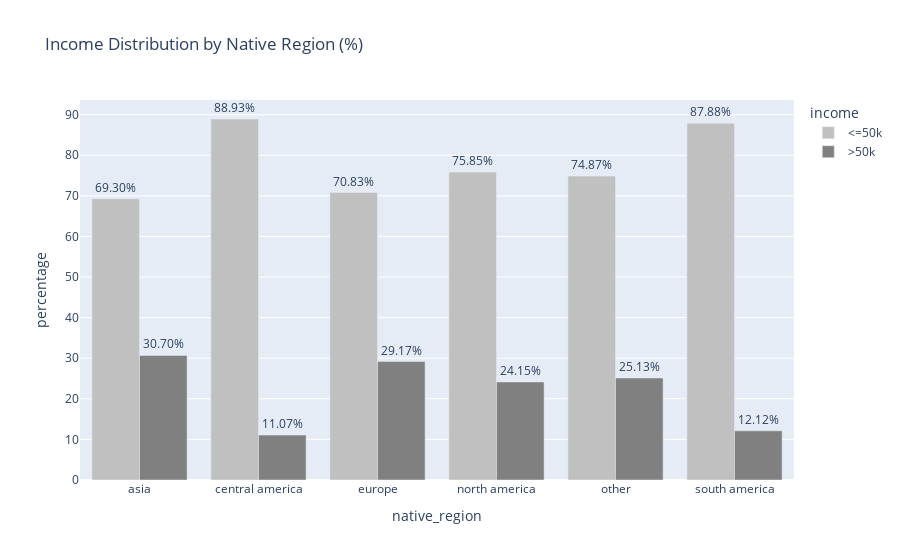

The notebook cell saved with this chart:
### Code cell
# Group by native_region and income, count occurrences
adult_df_income_reg = adult_df.groupby(['native_region', 'income']).size().reset_index(name='total_income_reg')

# Calculate total per native_region
total_per_group = adult_df_income_reg.groupby('native_region')['total_income_reg'].transform('sum')

# Calculate percentage
adult_df_income_reg['percentage'] = (adult_df_income_reg['total_income_reg'] / total_per_group) * 100

# Plot the bar chart
fig = px.bar(
    adult_df_income_reg,
    x='native_region',
    y='percentage',
    color='income',
    title='Income Distribution by Native Region (%)',
    barmode='group',
    color_discrete_sequence=['#C0C0C0', '#808080'],
    text='percentage'
)

# Format the text on bars
fig.update_traces(texttemplate='%{text:.2f}%', textposition='outside')

# Show the figure
fig.show()

### Figure 1 — Plotly figure (JSON) as saved in the notebook; plotly's stock layout.template omitted (floating-point values rounded to 4 significant figures)
{"data": [{"alignmentgroup": "True", "hovertemplate": "income=<=50k<br>native_region=%{x}<br>percentage=%{text}<extra></extra>", "legendgroup": "<=50k", "marker": {"color": "#C0C0C0", "pattern": {"shape": ""}}, "name": "<=50k", "offsetgroup": "<=50k", "orientation": "v", "showlegend": true, "text": [69.3, 88.93, 70.83, 75.85, 74.87, 87.88], "textposition": "outside", "texttemplate": "%{text:.2f}%", "type": "bar", "x": ["asia", "central america", "europe", "north america", "other", "south america"], "xaxis": "x", "y": [69.3, 88.93, 70.83, 75.85, 74.87, 87.88], "yaxis": "y"}, {"alignmentgroup": "True", "hovertemplate": "income=>50k<br>native_region=%{x}<br>percentage=%{text}<extra></extra>", "legendgroup": ">50k", "marker": {"color": "#808080", "pattern": {"shape": ""}}, "name": ">50k", "offsetgroup": ">50k", "orientation": "v", "showlegend": true, "text": [30.7, 11.07, 29.17, 24.15, 25.13, 12.12], "textposition": "outside", "texttemplate": "%{text:.2f}%", "type": "bar", "x": ["asia", "central america", "europe", "north america", "other", "south america"], "xaxis": "x", "y": [30.7, 11.07, 29.17, 24.15, 25.13, 12.12], "yaxis": "y"}], "layout": {"autosize": true, "barmode": "group", "legend": {"title": {"text": "income"}, "tracegroupgap": 0}, "title": {"text": "Income Distribution by Native Region (%)"}, "xaxis": {"anchor": "y", "autorange": true, "domain": [0, 1], "range": [-0.5, 5.5], "title": {"text": "native_region"}, "type": "category"}, "yaxis": {"anchor": "x", "autorange": true, "domain": [0, 1], "range": [0, 93.61], "title": {"text": "percentage"}, "type": "linear"}}}
